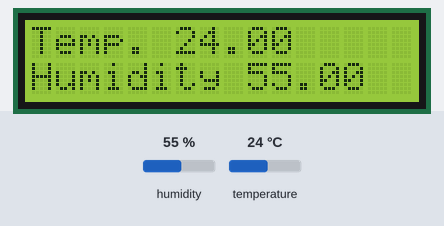
This sketch was run on a simulated Arduino Uno, built with avr-gcc and run on an emulated ATmega328P. Shown: 16×2 character LCD. The test bench sets the inputs (shaded band); at power-on: humidity 55 %, temperature 24 °C.

Above: at 1.2 s.
1.3 s: humidity set to 22 %
At 3.2 s:
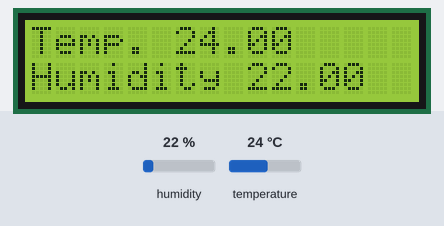
4.0 s: temperature set to 12 °C
At 5.0 s:
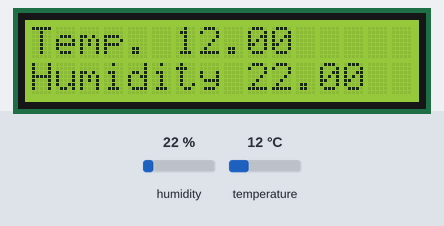
6.7 s: humidity set to 40 %
At 8.7 s:
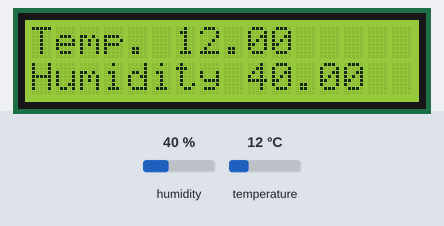
9.6 s: temperature set to 19 °C
At 10.6 s:
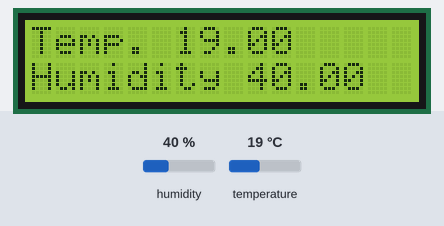
Timing chart, 0 to 12.6 s (numbered marks = the images above; inputs shaded):
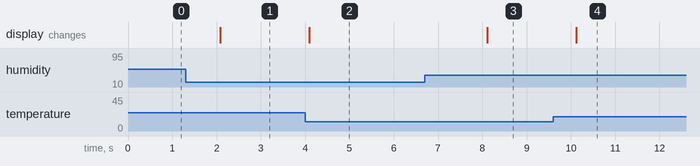

The sketch:

DHT22_LCD.ino
```cpp
/* LCD Screen */
#include <LiquidCrystal.h>
const int rs = 12, en  = 11, d4 = 5, d5 = 4, d6 = 3, d7 = 2;
LiquidCrystal lcd(rs, en, d4, d5, d6, d7);

/*  Temperature humidity sensor */
#include <DHT.h>
#define datapin 7     // Digital  pin we're connected to
#define DHTTYPE DHT22
DHT dht(datapin, DHTTYPE);


void  setup() {
  Serial.begin(9600);
  dht.begin();
  lcd.begin(16, 2);
}

void loop() {

  /* Find Temperature & Humidity */
  float air_temp = dht.readTemperature();
  float humidity = dht.readHumidity();

  /* Print Output on LCD Screen  */
  lcd.setCursor(0,0);
  lcd.print(String("Temp. ") + String(air_temp));
  lcd.setCursor(0,1);
  lcd.print(String("Humidity ") + String(humidity));

  delay(2000);

}
```

Measured:
- after the input at 1.3 s, the display: changes after 0.78 s (image 1)
- after the input at 4.0 s, the display: changes after 0.09 s (image 2)
- after the input at 6.7 s, the display: changes after 1.4 s (image 3)
- after the input at 9.6 s, the display: changes after 0.52 s (image 4)
